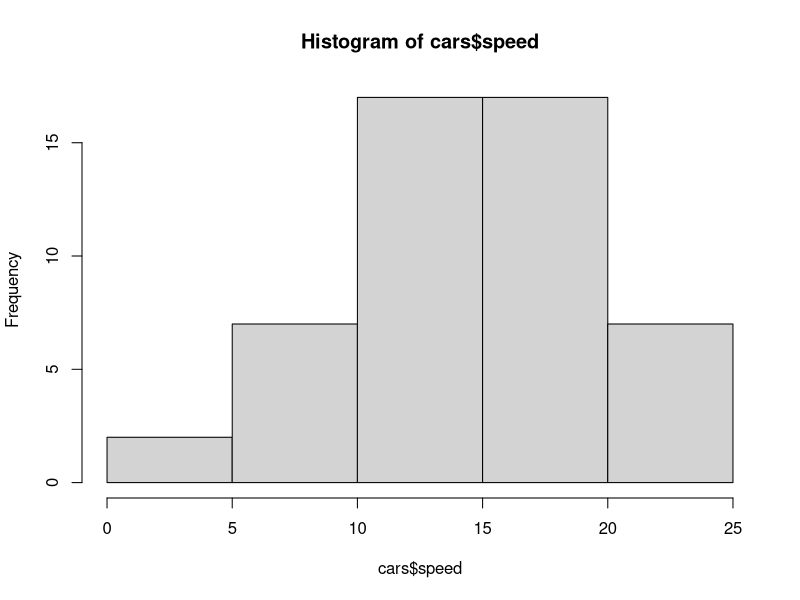
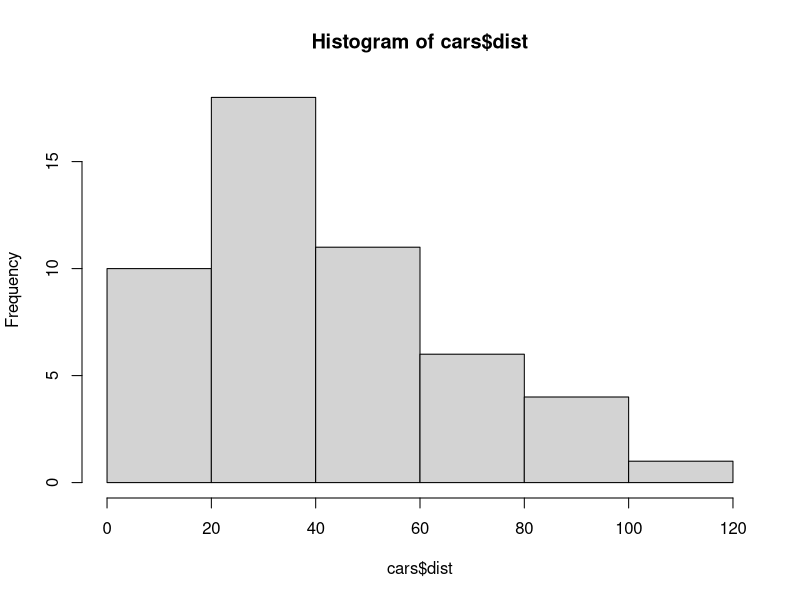
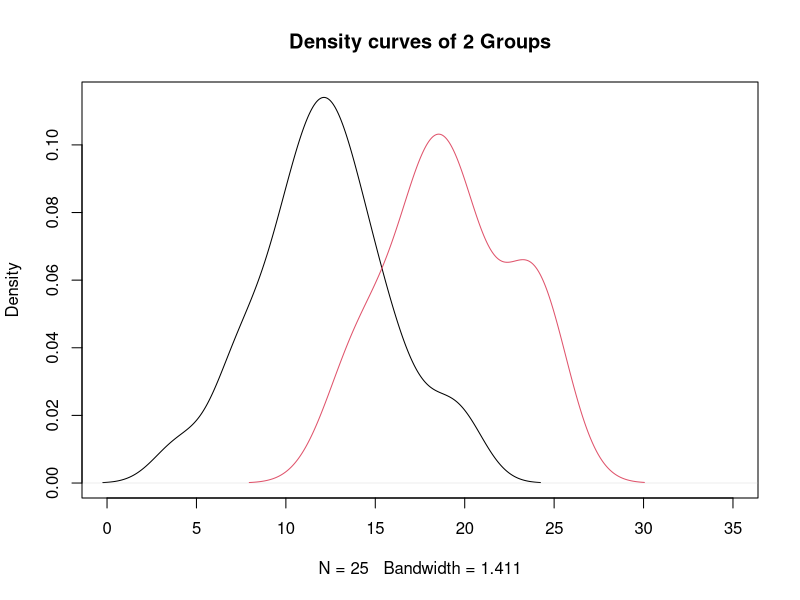
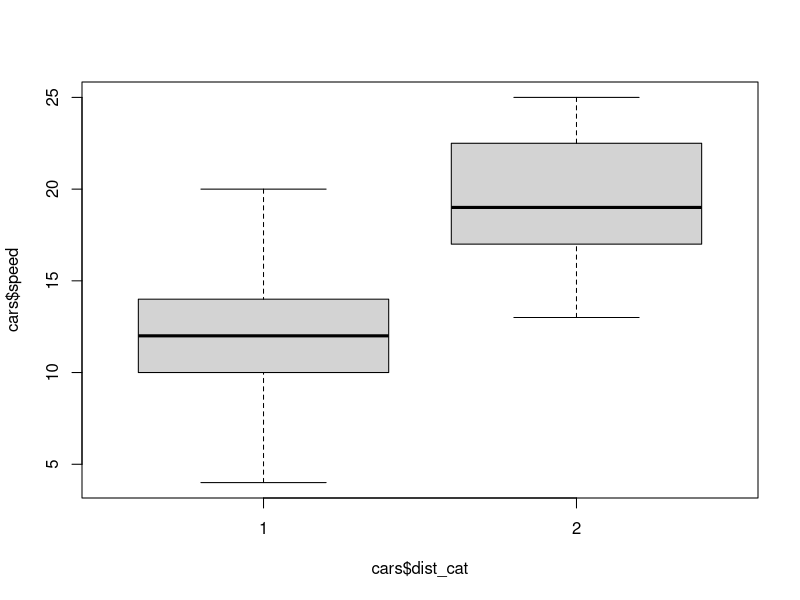

Reproduce these figures in R, in order.
##### Chi square Test ###########

#### Example: Horoscope Signs ####

astro<-matrix(c(888,1025,1032,1055,861,1005,1065,1069,914,1031,1008,
                1047,850,991,1039,1120),nrow=4,ncol=4, byrow=TRUE)
astro

##Joint Probabilities
pt<-prop.table(astro)
pt

## Marginal Probabilities
?margin.table
margin.table(astro)
margin.table(astro,1)
margin.table(astro,2)

row_marg<-margin.table(pt,1)
col_marg<-margin.table(pt,2)

### Conditional Prob ###
?sweep
sweep(pt,1,row_marg,'/')

## Test of Independence ##
chisq.test(astro) # Since the p > \alpha, then we can't refuse the H_0


###  Chi-Square Test for Given Probabilities ###
### Example: Is the die biased? ###
pr<-rep(1/6,6)
chisq.test(c(2,12,25,18,17,15),p=pr) # Not following an uniform probability

####Exercise 1: Epilachna varivestis (Poisson Dist) ###
### Expected Value
ind<-c(0,1,2,3,4,5)
freq=c(12,56,23,10,5,4)
l<-sum(ind*freq)/110

p1<-dpois(0,l)# 
p1
p2<-dpois(1,l)
p2

p<-vector()

for (i in 0:5){
p[i+1]<-dpois(i,l)
}
p

p<-p/sum(p)
p
sum(p) # 1 

n=sum(freq)
exp<-n*p
chi2<-sum((freq-exp)^2/exp)
chi2

?pchisq
pval<-1-pchisq(chi2,5) # 1 - F(chi2)
pval

chisq.test(freq,p=p) # Warning, freq contains a value smaller than 5.

### Merging Categories ###
exp
exp2<-c(exp[1:4],exp[5]+exp[6])
freq2<-c(freq[1:4],freq[5]+freq[6])

chi2_new<-sum((freq2-exp2)^2/exp2)
chi2_new

pval2<-1-pchisq(chi2_new,4)
pval2

p2<-c(p[1:4],p[5]+p[6])
sum(p2)


######### Exercise 2: Internet Shopping ######
# See slides:

shop<-matrix(c(399,119,39,261,72,50,284,97,20,263,51,15,393,143,41,
         531,145,97,502,150,86),nrow=3,ncol=7)
shop

margin.table(shop)
margin.table(shop,1)
margin.table(shop,2)


pshop<-prop.table(shop)
margin.table(pshop,1)
margin.table(pshop,2)

chi_shop<-chisq.test(shop)
names(chi_shop)
chi_shop$expected
chi_shop

##### Comparing Means of Two Groups ####
############### t-Test #################

##### Assumption 1 ########
#### Testing Normality ###
?shapiro.test

cars
hist(cars$speed)
hist(cars$dist) # It's easy to see that the distribution is skew to the left.

shapiro.test(cars$speed) # Follows a normal distribution
shapiro.test(cars$dist) # Does not follow a normal distribution


## Categorizing Distance ##
summary(cars$dist)
cars$dist_cat<- cut(cars$dist,c(2,36,120))
levels(cars$dist_cat)<-c("1","2")

### Checking distribution of speed across groups ###
?which
g1<-which(cars$dist_cat=="1")
g2<-which(cars$dist_cat=="2")

plot(density(cars$speed[g1]),main="Density curves of 2 Groups",xlim=c(0,35))
lines(density(cars$speed[g2]),col=2)


######### Assumption 2 ##################
### Homogenity of Variances ###
# We need to test that the variances are equal
var.test(cars$speed~cars$dist_cat,data=cars)
# ^^^^ linear model: speed~distance

####### t-test #########
?t.test
t.test(cars$speed~cars$dist_cat,var.equal=TRUE) # Means are not the same

plot(cars$speed~cars$dist_cat)


# 20 coin flips: 14 head. 
# 
# Is the coin fair ? H_0 = the coin is fair = P(X) = ~0.5
# 
# A coin flip follows a binomial distribution
#
# Right-tailed test: What is the chance of a fair coin landing at least 14 times out of 20 flips ?
# p-value = P(X=14)+...+P(X=20) where X = number of heads
#         = 0.058 
# two-tailed p-value (deviation can favour head or tail)
# Because Binomial is symmetric two-tailed p-value = 2*min(P(>=14), P(<=14)) = 2*0.058 = 0.115
# Confidence interval 95%, α = 0.05 (level of significance)
# As p-value is grater than the level of significance, we can't refuse the null hypothesis.
binom.test(x=14,n=20,p=0.5,alternative="two.sided",conf.level=0.95)

# Notice that if instead of 14 heads, we had 15 heads, the p-value = 0.04139 and we could refuse the null hypothesis = coin is not fair